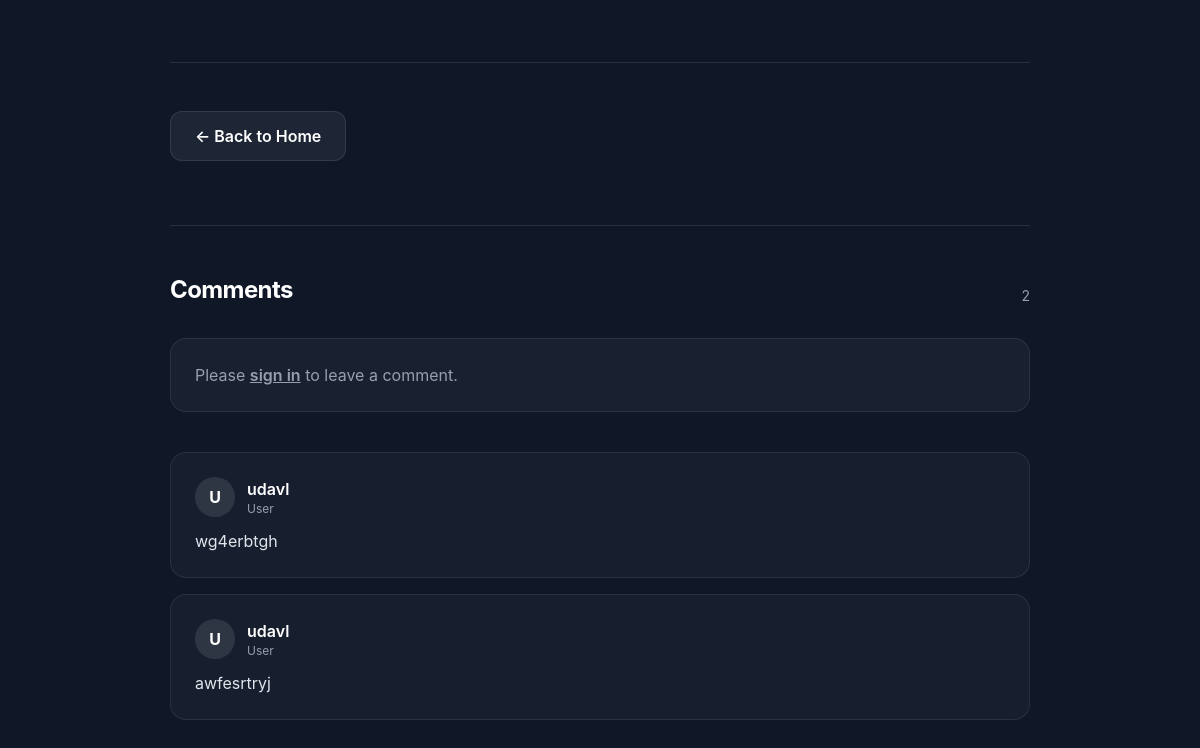
The app's page /article/1/ (lower part), older data.
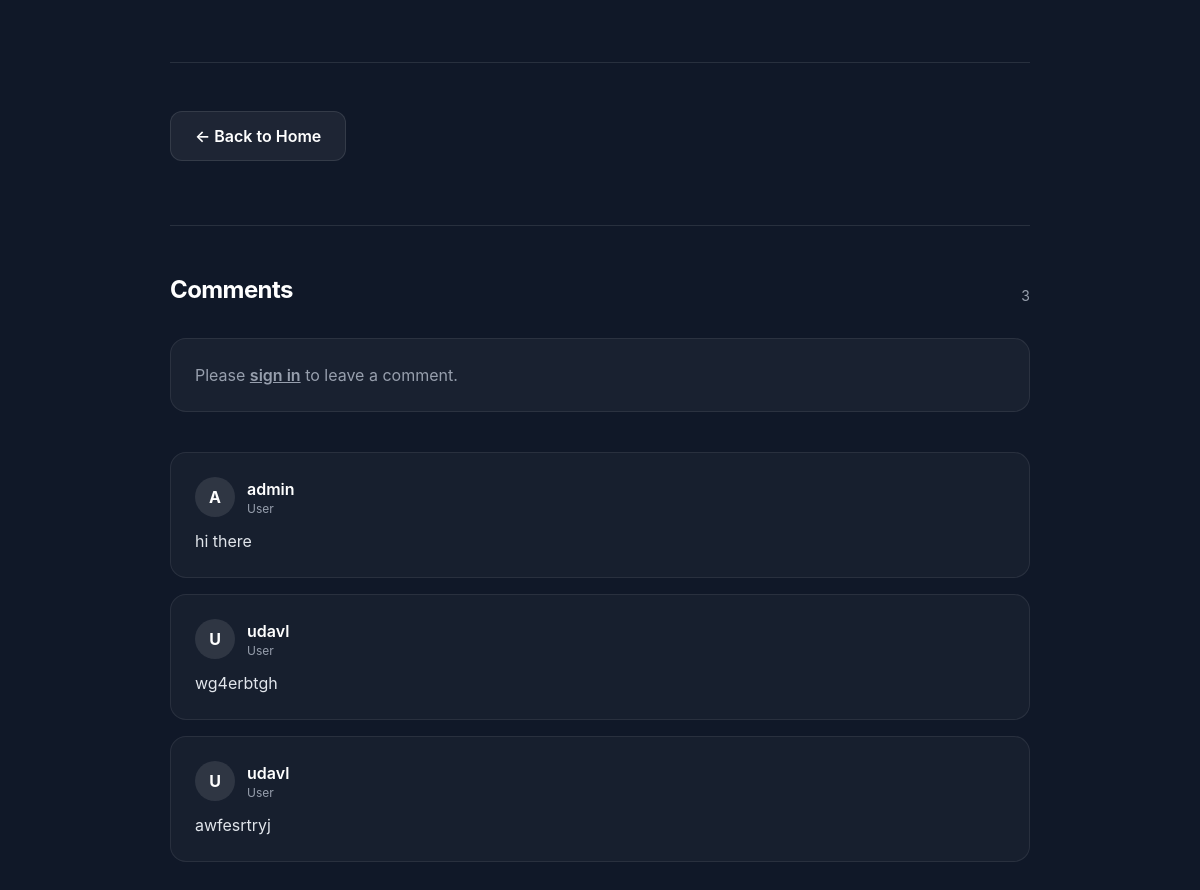
The same page, newer data.
### articles/models.py (models this page shows, shortened)
class Comment ( models.Model ) :
    article = models.ForeignKey (
        Article,
        on_delete=models.CASCADE,
        related_name='comments'
    )
    comment = models.TextField ( max_length=800 )
    author = models.ForeignKey (
        get_user_model (),
        on_delete=models.CASCADE
    )
    class Meta :
        ordering = ["-id"]

### accounts/models.py (models this page shows, shortened)
class User ( AbstractUser, PermissionsMixin ) :
    email = models.EmailField ( blank=True, null=True )
    age = models.PositiveIntegerField ( null=True, blank=True )
    phone_number = models.CharField ( unique=True, max_length=15, blank=True, null=True )
    address = models.CharField ( max_length=150, blank=True, null=True )
    birth_date = models.DateTimeField ( blank=True, null=True )
    objects = UserManager ()
    USERNAME_FIELD = 'username'
    REQUIRED_FIELDS = []

### articles/views.py (the view)
class ArticleDetailView ( DetailView ) :
    model = Article
    template_name = 'Article/article_detail.html'
    context_object_name = 'article'
    def get_context_data(self, **kwargs) :
        ctx = super ().get_context_data ( **kwargs )
        ctx["comment_form"] = CommentForm ()
        ctx["comments"] = self.object.comments.select_related ( "author" ).all ()
        return ctx

### templates/Article/article_detail.html (shortened to what this page needs)
<!DOCTYPE html>
<html lang="en">
<head>
    <script src="https://cdn.tailwindcss.com"></script>
    <link rel="stylesheet" href="https://rsms.me/inter/inter.css">
</head>
<body class="font-sans bg-[oklch(21%_0.034_264.665)] text-white min-h-screen">
<article class="py-10 px-5 max-w-[900px] mx-auto">
    <div class="flex flex-wrap gap-3 pt-12 border-t border-white/10">
        <a href="{% url 'home' %}"
           class="px-6 py-3 bg-white/[0.06] border border-white/10 text-white rounded-xl font-semibold hover:bg-white/[0.08] transition-all duration-200 no-underline">
            ← Back to Home
        </a>
    </div>
    <section class="mt-16 pt-12 border-t border-white/10">
        <div class="flex items-end justify-between gap-6 mb-8">
            <div>
                <h2 class="text-2xl font-bold tracking-tight">Comments</h2>
            </div>
            <span class="text-sm text-[oklch(70%_.022_261.325)]">
                {{ comments|length }}
            </span>
        </div>
        {% if user.is_authenticated %}
        <form action="{% url 'add_comment' article.pk %}" method="post"
              class="bg-white/[0.04] border border-white/[0.08] rounded-2xl p-6 mb-10">
            {% csrf_token %}
            <label class="block text-sm font-semibold mb-2">Add a comment </label>
            <textarea name="comment" rows="4"
                      class="w-full rounded-xl bg-black/20 border border-white/10 px-4 py-3 text-[oklch(92%_.01_260)] placeholder:text-white/30 focus:outline-none focus:ring-2 focus:ring-[oklch(58.5%_.233_277.117)]"
                      placeholder="Write your comment..."
                      required>{{ comment_form.comment.value|default_if_none:"" }}</textarea>
            {% if comment_form.comment.errors %}
            <p class="mt-2 text-sm text-red-300">{{ comment_form.comment.errors|striptags }}</p>
            {% endif %}
            <div class="mt-4 flex items-center justify-between gap-4">
                <p class="text-xs text-[oklch(70%_.022_261.325)]">Be respectful.</p>
                <button type="submit"
                        class="px-6 py-3 bg-[oklch(58.5%_.233_277.117)] text-white rounded-xl font-semibold hover:bg-[oklch(67.3%_.182_276.935)] hover:-translate-y-px transition-all duration-200">
                    Post
                </button>
            </div>
        </form>
        {% else %}
        <div class="bg-white/[0.04] border border-white/[0.08] rounded-2xl p-6 mb-10">
            <p class="text-[oklch(70%_.022_261.325)]">
                Please <a class="underline font-semibold" href="{% url 'signin' %}">sign in</a> to leave a comment.
            </p>
        </div>
        {% endif %}
        <div class="space-y-4">
            {% for comment in comments %}
            <div class="bg-white/[0.03] border border-white/[0.08] rounded-2xl p-6">
                <div class="flex items-center justify-between gap-4 mb-3">
                    <div class="flex items-center gap-3">
                        <div class="w-10 h-10 rounded-full bg-white/10 grid place-items-center font-bold">
                            {{ comment.author.username|default:comment.author|slice:":1"|upper }}
                        </div>
                        <div>
                            <p class="font-semibold">{{ comment.author.username|default:comment.author }}</p>
                            <p class="text-xs text-[oklch(70%_.022_261.325)]">User</p>
                        </div>
                    </div>
                </div>
                <p class="text-[oklch(92%_.01_260)] whitespace-pre-wrap">{{ comment.comment }}</p>
            </div>
            {% empty %}
            <div class="bg-white/[0.03] border border-white/[0.08] rounded-2xl p-6">
                <p class="text-[oklch(70%_.022_261.325)]">No comments yet.</p>
            </div>
            {% endfor %}
        </div>
    </section>
</article>
</body>
</html>

Row changes from the older to the newer data that the page shows:
added Comment: author.username "A", author.username "admin", comment "hi there"
Text that changed along with them:
{{ comments|length }}: "2" → "3"
